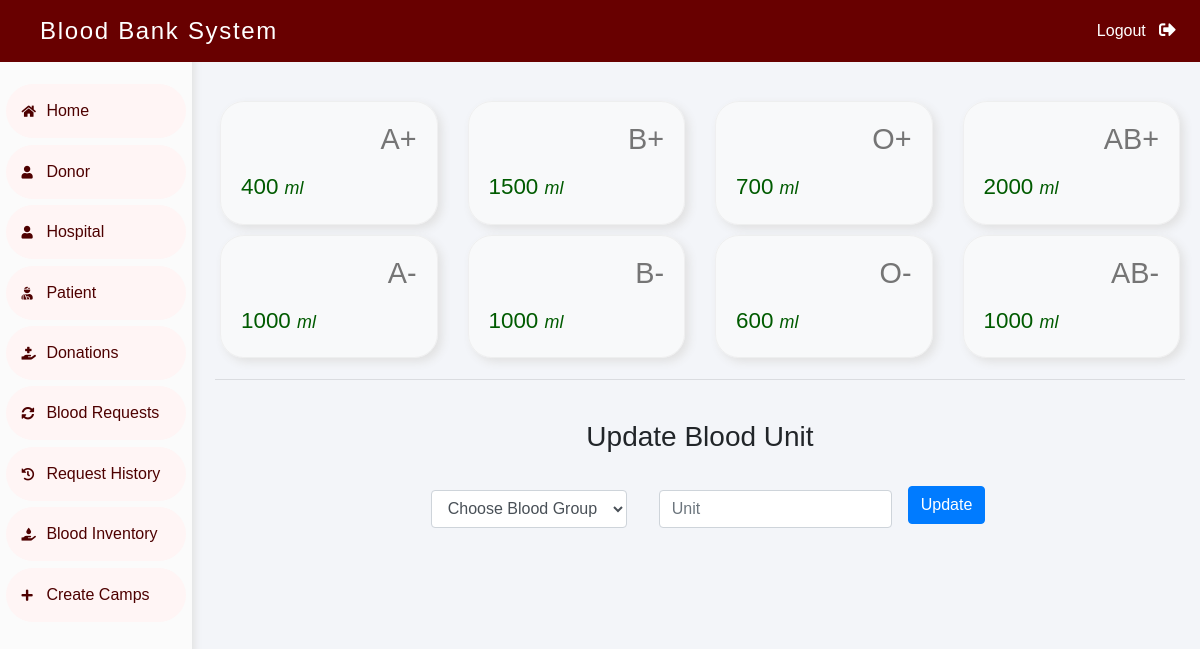
/admin-blood (signed in), run on the app's committed database.
### blood/models.py (models this page shows, shortened)
class Stock(models.Model):
    bloodgroup=models.CharField(
        max_length=10
    )
    unit=models.PositiveIntegerField(
        default=0
    )

### blood/views.py (the view, shortened to what this page needs)
# urls.py: path('admin-blood', views.admin_blood_view,name='admin-blood'),
@login_required(login_url='adminlogin')
def admin_blood_view(request):
    dict={
        'bloodForm':forms.BloodForm(),
        'A1':models.Stock.objects.get(bloodgroup="A+"),
        'A2':models.Stock.objects.get(bloodgroup="A-"),
        'B1':models.Stock.objects.get(bloodgroup="B+"),
        'B2':models.Stock.objects.get(bloodgroup="B-"),
        'AB1':models.Stock.objects.get(bloodgroup="AB+"),
        'AB2':models.Stock.objects.get(bloodgroup="AB-"),
        'O1':models.Stock.objects.get(bloodgroup="O+"),
        'O2':models.Stock.objects.get(bloodgroup="O-"),
    }
    return render(request,'blood/admin_blood.html',context=dict)

### blood/forms.py
class BloodForm(forms.ModelForm):
    class Meta:
        model=models.Stock
        fields=['bloodgroup','unit']

### templates/blood/admin_blood.html (shortened to what this page needs)
{% extends 'blood/adminbase.html' %}
{% block content %}
{% load widget_tweaks %}
<br><br>
<div class="container">
  <div class="row">
    <div class="col-sm-3">
        <div class="card bg-light">
            <div class="card-body">
                <div class="blood">
                    <h2>A+ </h2>
                </div><br><br>
                <div class="amount">
                    {{A1.unit}} <i>ml</i>
                </div>
            </div>
        </div>
    </div>
    <div class="col-sm-3">
        <div class="card bg-light">
            <div class="card-body">
                <div class="blood">
                    <h2>B+ </h2>
                </div><br><br>
                <div class="amount">
                  {{B1.unit}} <i>ml</i>
                </div>
            </div>
          </div>
    </div>
    <div class="col-sm-3">
        <div class="card bg-light">
            <div class="card-body">
                <div class="blood">
                    <h2>O+ </h2>
                </div><br><br>
                <div class="amount">
                  {{O1.unit}} <i>ml</i>
                </div>
            </div>
          </div>
      </div>
      <div class="col-sm-3">
        <div class="card bg-light">
            <div class="card-body">
                <div class="blood">
                    <h2>AB+ </h2>
                </div><br><br>
                <div class="amount">
                  {{AB1.unit}} <i>ml</i>
                </div>
            </div>
          </div>
      </div>
  </div>
  <div class="row">
    <div class="col-sm-3">
        <div class="card bg-light">
            <div class="card-body">
                <div class="blood">
                    <h2>A- </h2>
                </div><br><br>
                <div class="amount">
                {{A2.unit}} <i>ml</i>
                </div>
            </div>
        </div>
    </div>
    <div class="col-sm-3">
        <div class="card bg-light">
            <div class="card-body">
                <div class="blood">
                    <h2>B- </h2>
                </div><br><br>
                <div class="amount">
                  {{B2.unit}} <i>ml</i>
                </div>
            </div>
          </div>
    </div>
    <div class="col-sm-3">
        <div class="card bg-light">
            <div class="card-body">
                <div class="blood">
                    <h2>O- </h2>
                </div><br><br>
                <div class="amount">
                  {{O2.unit}} <i>ml</i>
                </div>
            </div>
          </div>
      </div>
      <div class="col-sm-3">
        <div class="card bg-light">
            <div class="card-body">
                <div class="blood">
                    <h2>AB- </h2>
                </div><br><br>
                <div class="amount">
                  {{AB2.unit}} <i>ml</i>
                </div>
            </div>
          </div>
      </div>
  </div>
<hr>
<br>
<h3 class="text-center">Update Blood Unit</h3><br>
<div class="xyz">
    <form class="form-inline" method="POST">
        <div class="form-group mx-sm-3 mb-6">
            <select name="bloodgroup" class="form-control">
                <option disabled="disabled" selected="selected">Choose Blood Group</option>
            </select>
          </div>
        <div class="form-group mx-sm-3 mb-6">
          <input type="number" class="form-control" name="unit" placeholder="Unit">
        </div>
        <button type="submit" class="btn btn-primary mb-2">Update</button>
      </form>
</div>
</div>
{% endblock content %}

### templates/blood/adminbase.html (style rules this page uses)
.row { padding: 5px; }
.blood { float: right; }
.xyz { color: rgb(119, 119, 195); font-size: 3ex; }
* { margin: 0; padding: 0; box-sizing: border-box; list-style: none; text-decoration: none; font-family: 'Josefin Sans', sans-serif; }
body { background-color: #f3f5f9; }

### templates/blood/admin_blood.html (style rules this page uses)
.xyz { display: table; margin-right: auto; margin-left: auto; }
.col-sm-3 { border-radius: 1.5em; }
.col-sm-3 > * { border-radius: inherit; border: none; }
.card-body { border: 1px solid #ebebebad; box-shadow: 4px 4px 10px rgb(225, 225, 225); border-radius: inherit; }
h2 { color: #757575; font-size: 1.8em; }
.amount { font-size: 1.4em; color: rgb(0, 91, 0); }
i { font-size: 0.8em; }

### data on the page
Stock: unit "400"
Stock: unit "1500"
Stock: unit "700"
Stock: unit "2000"
Stock: unit "1000"
Stock: unit "1000"
Stock: unit "600"
Stock: unit "1000"
